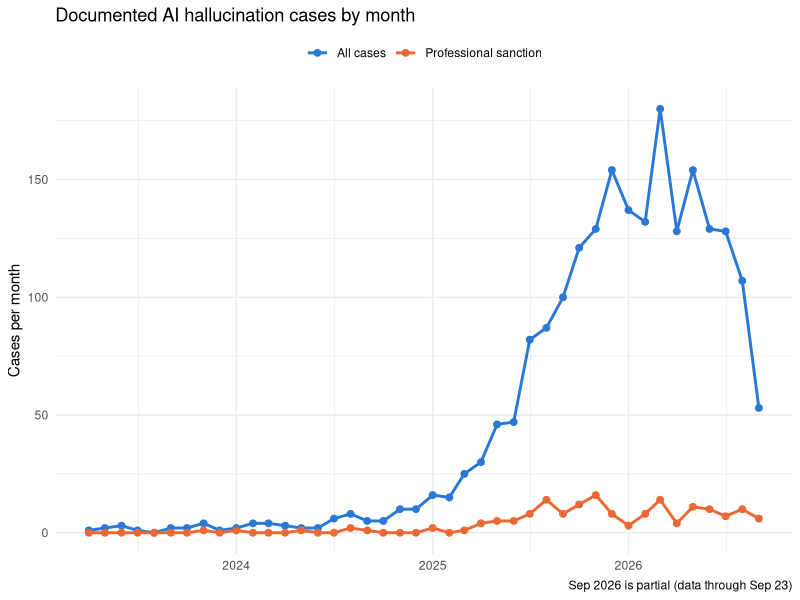
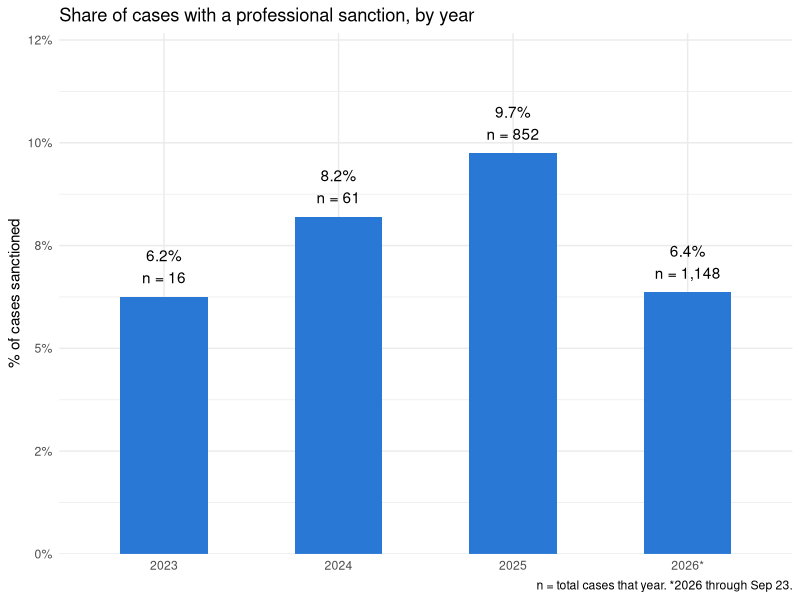
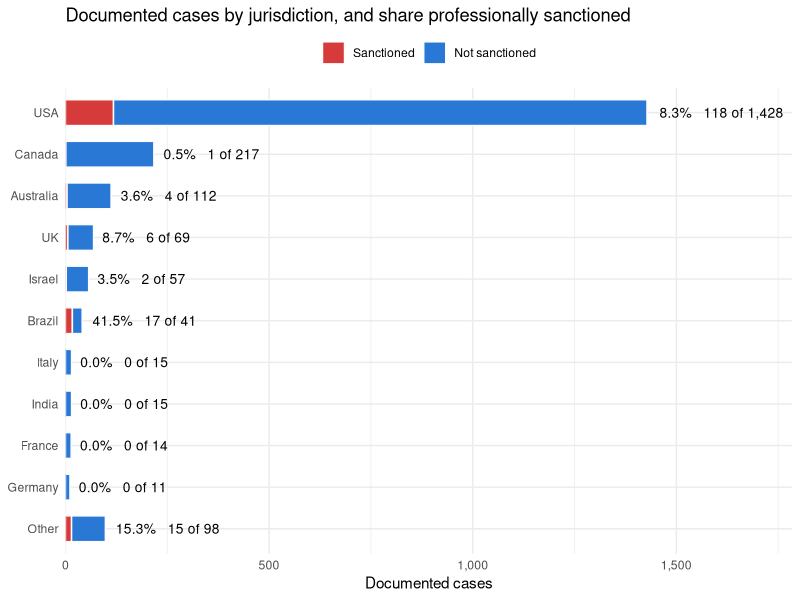

Here is the R script that generated these plots, in order:
## ---- chunk 1
knitr::opts_chunk$set(echo = TRUE,fig.height=4, fig.width=4)
library(tidyverse)
# Welcome to quarto! 
# This is a comment, R will not compile this line 
## ---- chunk 2
df <- read_csv("hallucination_cases.csv")

library(tidyverse)
library(lubridate)

df <- read_csv("hallucination_cases.csv")

monthly <- df %>%
  mutate(Date = as.Date(Date),
         month = floor_date(Date, "month"),
         sanction = `Professional Sanction` == "Yes") %>%
  filter(!is.na(month)) %>%
  group_by(month) %>%
  summarise(`All cases` = n(),
            `Professional sanction` = sum(sanction), .groups = "drop") %>%
  complete(month = seq(min(month), max(month), by = "month"),
           fill = list(`All cases` = 0, `Professional sanction` = 0)) %>%
  pivot_longer(-month, names_to = "series", values_to = "cases")

ggplot(monthly, aes(month, cases, color = series)) +
  geom_line(linewidth = 1) +
  geom_point(size = 2) +
  scale_color_manual(values = c("All cases" = "#2a78d6",
                                "Professional sanction" = "#eb6834")) +
  labs(title = "Documented AI hallucination cases by month",
       x = NULL, y = "Cases per month", color = NULL,
       caption = "Sep 2026 is partial (data through Sep 23)") +
  theme_minimal() +
  theme(legend.position = "top")
## ---- chunk 3
library(tidyverse)
library(scales)

yearly <- df %>%
  mutate(Date = as.Date(Date), year = year(Date),
         sanction = `Professional Sanction` == "Yes") %>%
  filter(!is.na(year)) %>%
  group_by(year) %>%
  summarise(n = n(), k = sum(sanction), rate = k / n, .groups = "drop") %>%
  mutate(label = paste0(percent(rate, accuracy = 0.1), "\nn = ", comma(n)),
         year_lab = if_else(year == 2026, "2026*", as.character(year)))

ggplot(yearly, aes(year_lab, rate)) +
  geom_col(fill = "#2a78d6", width = 0.5) +
  geom_text(aes(label = label), vjust = -0.4, lineheight = 1.2) +
  scale_y_continuous(labels = percent_format(accuracy = 1),
                     expand = expansion(mult = c(0, 0.3))) +
  labs(title = "Share of cases with a professional sanction, by year",
       x = NULL, y = "% of cases sanctioned",
       caption = "n = total cases that year. *2026 through Sep 23.") +
  theme_minimal()
## ---- chunk 4
library(tidyverse)

df <- read_csv("hallucination_cases.csv")

d <- df %>%
  mutate(
    # outcome: Yes/No factor (glm treats the 2nd level, "Yes", as the event)
    `Professional Sanction` = factor(`Professional Sanction`, levels = c("No", "Yes")),

    # collapse to 5 main jurisdictions + Other
    `State(s)` = case_when(
      `State(s)` %in% c("USA", "Canada", "Australia", "UK", "Brazil") ~ `State(s)`,
      TRUE ~ "Other"),
    `State(s)` = relevel(factor(`State(s)`), ref = "USA"),

    # collapse 16 labels to Lawyer / Pro se / Other
    `Party(ies)` = case_when(
      `Party(ies)` == "Lawyer"          ~ "Lawyer",
      `Party(ies)` == "Pro Se Litigant" ~ "Pro se",
      TRUE                              ~ "Other"),
    `Party(ies)` = relevel(factor(`Party(ies)`), ref = "Lawyer"),

    # keep the 7 main fields, merge the rest into "other", keep NA as "missing"
    `Legal Field Primary` = case_when(
      is.na(`Legal Field Primary`) ~ "missing",
      `Legal Field Primary` %in% c("contract", "administrative", "civil rights",
                                   "employment", "tort", "family", "criminal") ~ `Legal Field Primary`,
      TRUE ~ "other"),
    `Legal Field Primary` = relevel(factor(`Legal Field Primary`), ref = "contract")
  )

# check for empty cells first
table(d$`State(s)`, d$`Professional Sanction`)
table(d$`Party(ies)`, d$`Professional Sanction`)
table(d$`Legal Field Primary`, d$`Professional Sanction`)

fit <- glm(`Professional Sanction` ~ `State(s)` + `Party(ies)` + `Legal Field Primary`,
           data = d, family = binomial)

summary(fit)

# odds ratios with profile-likelihood CIs
exp(cbind(OR = coef(fit), confint(fit)))

# overall likelihood-ratio
## ---- chunk 5
library(tidyverse)
library(scales)

by_juris <- df %>%
  filter(!is.na(`State(s)`)) %>%
  mutate(sanctioned = `Professional Sanction` == "Yes") %>%
  count(`State(s)`, sanctioned) %>%
  pivot_wider(names_from = sanctioned, values_from = n, values_fill = 0) %>%
  rename(not_sanctioned = `FALSE`, sanctioned = `TRUE`) %>%
  mutate(total = sanctioned + not_sanctioned) %>%
  arrange(desc(total)) %>%
  mutate(group = if_else(row_number() <= 10, `State(s)`, "Other")) %>%
  group_by(group) %>%
  summarise(sanctioned = sum(sanctioned),
            not_sanctioned = sum(not_sanctioned),
            total = sum(total), .groups = "drop") %>%
  mutate(rate  = sanctioned / total,
         group = fct_relevel(fct_reorder(group, total), "Other"),  # USA on top, Other at bottom
         label = paste0(percent(rate, accuracy = 0.1), "   ",
                        sanctioned, " of ", comma(total)))

plot_df <- by_juris %>%
  pivot_longer(c(sanctioned, not_sanctioned), names_to = "status", values_to = "cases") %>%
  mutate(status = factor(status, levels = c("not_sanctioned", "sanctioned"),
                         labels = c("Not sanctioned", "Sanctioned")))

ggplot(plot_df, aes(cases, group, fill = status)) +
  geom_col(width = 0.62, color = "#fcfcfb") +
  geom_text(data = by_juris, aes(total, group, label = label, fill = NULL),
            hjust = -0.1, size = 3.5) +
  scale_fill_manual(values = c("Sanctioned" = "#d63a3a", "Not sanctioned" = "#2a78d6"),
                    breaks = c("Sanctioned", "Not sanctioned")) +
  scale_x_continuous(expand = expansion(mult = c(0, 0.25)), labels = comma) +
  labs(title = "Documented cases by jurisdiction, and share professionally sanctioned",
       x = "Documented cases", y = NULL, fill = NULL) +
  theme_minimal() +
  theme(legend.position = "top")
